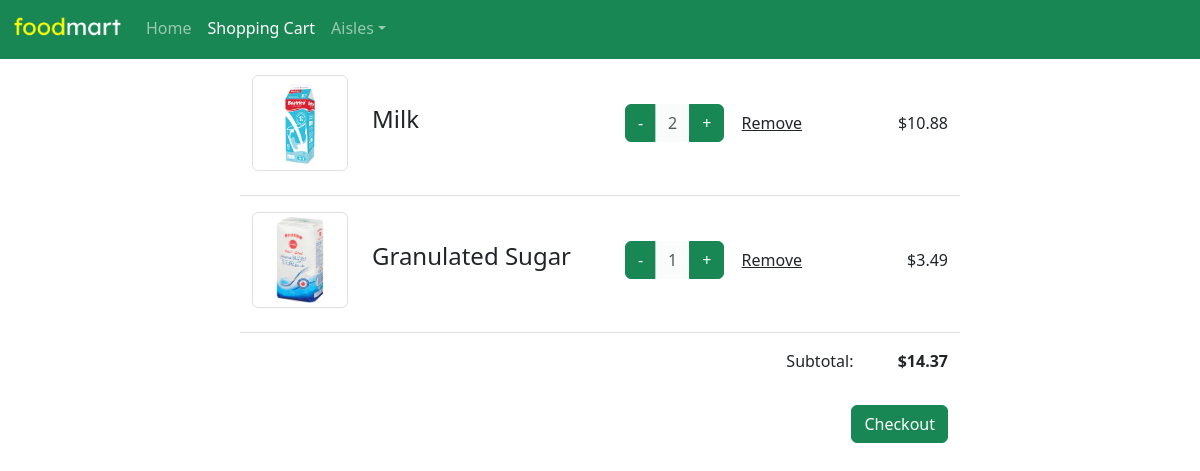
Page /cart/ on the committed database.
### foodmart/models.py (models this page shows, shortened)
class ShoppingCartItem(models.Model):
    item = models.ForeignKey(Item, on_delete=models.CASCADE)
    quantity = models.IntegerField()
    @property
    def cost(self):
        return self.quantity * self.item.price

class Item(models.Model):
    name = models.CharField(max_length=255)
    description = models.CharField(max_length=500, blank=True)
    image = models.ImageField(blank=True)#upload_to = user_directory_path)
    quantity = models.IntegerField(blank=True, default=100)
    price = models.DecimalField(max_digits=10, decimal_places=2)
    in_cart = models.BooleanField(default=False)

### foodmart/views.py (the view, shortened to what this page needs)
# urls.py: path('cart/', views.cart, name='cart'),
def cart(request):
    context = {
        'items': ShoppingCartItem.objects.all(),
        'categories': Category.objects.all(),
        'page': "cart",
        'total_cost': sum(obj.cost for obj in ShoppingCartItem.objects.all()),
        'num_instances': ShoppingCartItem.objects.all().count()
    }
    return render(request, 'foodmart/cart.html', context)

### foodmart/templates/foodmart/cart.html (shortened to what this page needs)
{% extends "foodmart/base.html" %}
{% block content %}
{% if num_instances != 0 %}
    <div class="container w-60">
    {% for x in items %}
    <form method="post">
        <div class="row mt-3 pb-4 border-bottom border-1">
            <div class="col-3 col-md-2"><img style="" class="img-thumbnail img-fluid" src="{{x.item.image.url}}"/></div>
            <div class="col h4 align-self-center">{{x.item.name}}</div>
            <div class="col align-self-center text-center">
                <div class="btn-group" role="group" aria-label="Basic example">
                    <button type="submit" name="action" value="decrement" class="btn btn-success">-</button>
                    <button type="button" class="btn btn-light disabled">{{x.quantity}}</button>
                    <button type="submit" name="action" value="increment" class="btn btn-success">+</button>
                </div>
                <button type="submit" name="action" value="delete" class="btn btn-link text-dark">Remove</button>
            </div>
            <div class="col-2 align-self-center text-end">${{x.cost}}</div>
        </div>
    </form>
    {% endfor %}
        <div class="row mt-3"><div class="col text-end fw-bold"><span class="fw-light" style="margin-right: 40px;">Subtotal:</span> ${{total_cost}}</div></div>
        <div class="row mt-3"><div class="col text-end"><button class="btn btn-success mt-3">Checkout</button></div></div>
    </div>
{% else %}
<div class="container"><div class="row mt-5 justify-content-center">Your shopping cart is empty.</div></div>
{% endif %}
{% endblock %}

### foodmart/templates/foodmart/cart.html (style rules this page uses)
.w-60 { width: 100% !important; }
@media (min-width: 768px) { .w-60 { width: 60% !important; } }

### rows in the picture
ShoppingCartItem: item.image (picture), item.name "Milk", quantity "2", cost "10.88"
ShoppingCartItem: item.image (picture), item.name "Granulated Sugar", quantity "1", cost "3.49"

### other values in the picture
{{ total_cost }} "14.37"
